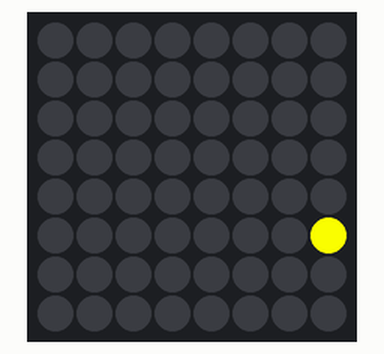
A program run on a simulated Raspberry Pi (BCM pin numbers) with a Sense HAT. On the bench: the Sense HAT's 8×8 RGB LED matrix.

Above: at 0.27 s.
At 0.67 s:
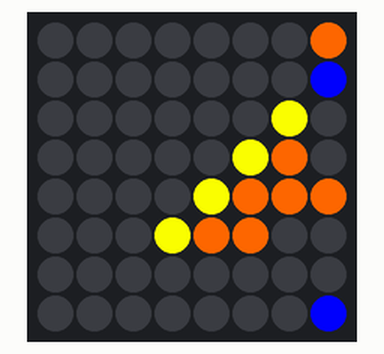
At 1.07 s:
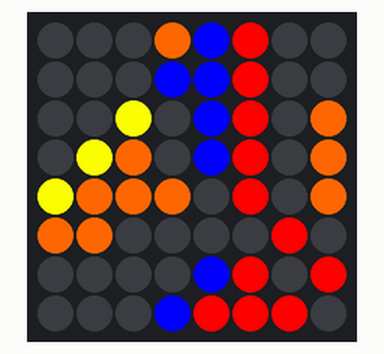
At 2.48 s:
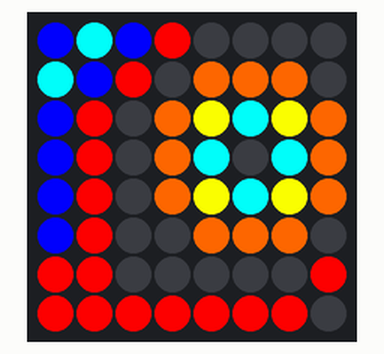
At 3.59 s:
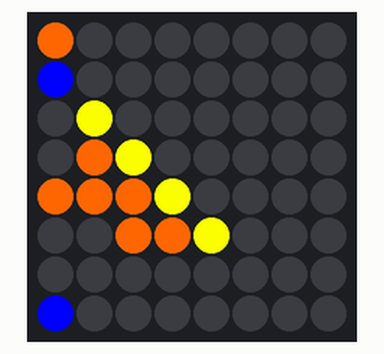
At 4.7 s:
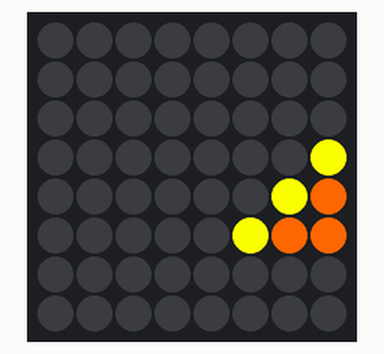

Measured:
- by itself, everything shown: repeats every 4.2 s, in 39 steps

The program:

sense1.py
```python
from sense_hat import SenseHat
import time

from majoras_mask import *

sense = SenseHat()
frames = {
    'frame1':frame1,
'frame2':frame2,
'frame3':frame3,
'frame4':frame4,
'frame5':frame5,
'frame6':frame6,
'frame7':frame7,
'frame8':frame8,
'frame9':frame9,
'frame10':frame10,
'frame11':frame11,
'frame12':frame12,
'frame13':frame13,
'frame14':frame14,
'frame15':frame15,
'frame16':frame16,
'frame17':frame17,
'frame18':frame18,
'frame19':frame19,
'frame20':frame20,
'frame21':frame21,
'frame22':frame22,
'frame23':frame23,
'frame24':frame24,
'frame25':frame25,
'frame26':frame26,
'frame27':frame27,
'frame28':frame28,
'frame29':frame29,
'frame30':frame30,
'frame31':frame31,
'frame32':frame32,
'frame33':frame33,
'frame34':frame34,
'frame35':frame35,
'frame36':frame36,
'frame37':frame37,
'frame38':frame38,
'frame39':frame39,
'frame40':frame40,
'frame41':frame41,
'frame42':frame42
}
framecout = 1
while True:
    sense.set_pixels(frames['frame' + str(framecout)])
    if framecout < 42:
        framecout += 1
    else:
        framecout = 1
    time.sleep(0.1)
```

majoras_mask.py
```python
l = (0,0,0)
b = (0,0,255)
r = (255,0,0)
y = (255,255,0)
o = (255,100,0)
p = (255,0,255)
t = (0,255,255)
e = (0,0,0)

frame1 = [
    e,e,e,e,e,e,e,e,
    e,e,e,e,e,e,e,e,
    e,e,e,e,e,e,e,e,
    e,e,e,e,e,e,e,e,
    e,e,e,e,e,e,e,e,
    e,e,e,e,e,e,e,e,
    e,e,e,e,e,e,e,e,
    e,e,e,e,e,e,e,e,
]

frame2 = [
    e,e,e,e,e,e,e,e,
    e,e,e,e,e,e,e,e,
    e,e,e,e,e,e,e,e,
    e,e,e,e,e,e,e,e,
    e,e,e,e,e,e,e,e,
    e,e,e,e,e,e,e,l,
    e,e,e,e,e,e,e,l,
    e,e,e,e,e,e,e,e,
]

frame3 = [
    e,e,e,e,e,e,e,e,
    e,e,e,e,e,e,e,e,
    e,e,e,e,e,e,e,e,
    e,e,e,e,e,e,e,e,
    e,e,e,e,e,e,e,l,
    e,e,e,e,e,e,l,y,
    e,e,e,e,e,e,l,l,
    e,e,e,e,e,e,e,e,
]

frame4 = [
    e,e,e,e,e,e,e,e,
    e,e,e,e,e,e,e,e,
    e,e,e,e,e,e,e,e,
    e,e,e,e,e,e,e,l,
    e,e,e,e,e,e,l,y,
    e,e,e,e,e,l,y,o,
    e,e,e,e,e,l,l,l,
    e,e,e,e,e,e,e,e,
]

frame5 = [
    e,e,e,e,e,e,e,e,
    e,e,e,e,e,e,e,e,
    e,e,e,e,e,e,e,l,
    e,e,e,e,e,e,l,y,
    e,e,e,e,e,l,y,o,
    e,e,e,e,l,y,o,o,
    e,e,e,e,l,l,l,l,
    e,e,e,e,e,e,e,e,
]

frame6 = [
    e,e,e,e,e,e,e,l,
    e,e,e,e,e,e,e,l,
    e,e,e,e,e,e,l,y,
    e,e,e,e,e,l,y,o,
    e,e,e,e,l,y,o,o,
    e,e,e,l,y,o,o,l,
    e,e,e,l,l,l,l,e,
    e,e,e,e,e,e,e,l,
]

frame7 = [
    e,e,e,e,e,e,l,o,
    e,e,e,e,e,e,l,b,
    e,e,e,e,e,l,y,l,
    e,e,e,e,l,y,o,l,
    e,e,e,l,y,o,o,o,
    e,e,l,y,o,o,l,l,
    e,e,l,l,l,l,e,l,
    e,e,e,e,e,e,l,b,
]

frame8 = [
    e,e,e,e,e,l,o,b,
    e,e,e,e,e,l,b,b,
    e,e,e,e,l,y,l,b,
    e,e,e,l,y,o,l,b,
    e,e,l,y,o,o,o,l,
    e,l,y,o,o,l,l,l,
    e,l,l,l,l,e,l,b,
    e,e,e,e,e,l,b,r,
]

frame9 = [
    e,e,e,e,l,o,b,r,
    e,e,e,e,l,b,b,r,
    e,e,e,l,y,l,b,r,
    e,e,l,y,o,l,b,r,
    e,l,y,o,o,o,l,r,
    l,y,o,o,l,l,l,l,
    l,l,l,l,e,l,b,r,
    e,e,e,e,l,b,r,r,
]

frame10 = [
    e,e,e,l,o,b,r,l,
    e,e,e,l,b,b,r,l,
    e,e,l,y,l,b,r,l,
    e,l,y,o,l,b,r,l,
    l,y,o,o,o,l,r,l,
    y,o,o,l,l,l,l,r,
    l,l,l,e,l,b,r,l,
    e,e,e,l,b,r,r,r,
]

frame11 = [
    e,e,l,o,b,r,l,l,
    e,e,l,b,b,r,l,l,
    e,l,y,l,b,r,l,o,
    l,y,o,l,b,r,l,o,
    y,o,o,o,l,r,l,o,
    o,o,l,l,l,l,r,l,
    l,l,e,l,b,r,l,r,
    e,e,l,b,r,r,r,l,
]

frame12 = [
    e,l,o,b,r,l,l,l,
    e,l,b,b,r,l,l,o,
    l,y,l,b,r,l,o,y,
    y,o,l,b,r,l,o,t,
    o,o,o,l,r,l,o,y,
    o,l,l,l,l,r,l,o,
    l,e,l,b,r,l,r,l,
    e,l,b,r,r,r,l,r,
]

frame13 = [
    l,o,b,r,l,l,l,l,
    l,b,b,r,l,l,o,o,
    y,l,b,r,l,o,y,t,
    o,l,b,r,l,o,t,l,
    o,o,l,r,l,o,y,t,
    l,l,l,l,r,l,o,o,
    e,l,b,r,l,r,l,l,
    l,b,r,r,r,l,r,r,
]

frame14 = [
    o,b,r,l,l,l,l,l,
    b,b,r,l,l,o,o,o,
    l,b,r,l,o,y,t,y,
    l,b,r,l,o,t,l,t,
    o,l,r,l,o,y,t,y,
    l,l,l,r,l,o,o,o,
    l,b,r,l,r,l,l,l,
    b,r,r,r,l,r,r,r,
]

frame15 = [
    b,r,l,l,l,l,l,r,
    b,r,l,l,o,o,o,l,
    b,r,l,o,y,t,y,o,
    b,r,l,o,t,l,t,o,
    l,r,l,o,y,t,y,o,
    l,l,r,l,o,o,o,l,
    b,r,l,r,l,l,l,l,
    r,r,r,l,r,r,r,r,
]

frame16 = [
    r,l,l,l,l,l,r,b,
    r,l,l,o,o,o,l,r,
    r,l,o,y,t,y,o,l,
    r,l,o,t,l,t,o,l,
    r,l,o,y,t,y,o,l,
    l,r,l,o,o,o,l,l,
    r,l,r,l,l,l,l,l,
    r,r,l,r,r,r,r,r,
]

frame17 = [
    l,l,l,l,l,r,b,t,
    l,l,o,o,o,l,r,b,
    l,o,y,t,y,o,l,r,
    l,o,t,l,t,o,l,r,
    l,o,y,t,y,o,l,r,
    r,l,o,o,o,l,l,r,
    l,r,l,l,l,l,l,r,
    r,l,r,r,r,r,r,r,
]

frame18 = [
    l,l,l,l,r,b,t,b,
    l,o,o,o,l,r,b,t,
    o,y,t,y,o,l,r,b,
    o,t,l,t,o,l,r,b,
    o,y,t,y,o,l,r,b,
    l,o,o,o,l,l,r,b,
    r,l,l,l,l,l,r,r,
    l,r,r,r,r,r,r,r,
]

frame19 = [
    l,l,l,r,b,t,b,t,
    o,o,o,l,r,b,t,b,
    y,t,y,o,l,r,b,r,
    t,l,t,o,l,r,b,r,
    y,t,y,o,l,r,b,r,
    o,o,o,l,l,r,b,r,
    l,l,l,l,l,r,r,r,
    r,r,r,r,r,r,r,r,
]

frame20 = [
    l,l,r,b,t,b,t,b,
    o,o,l,r,b,t,b,r,
    t,y,o,l,r,b,r,l,
    l,t,o,l,r,b,r,l,
    t,y,o,l,r,b,r,l,
    o,o,l,l,r,b,r,l,
    l,l,l,l,r,r,r,l,
    r,r,r,r,r,r,r,r,
]

frame21 = [
    l,r,b,t,b,t,b,r,
    o,l,r,b,t,b,r,l,
    y,o,l,r,b,r,l,o,
    t,o,l,r,b,r,l,o,
    y,o,l,r,b,r,l,o,
    o,l,l,r,b,r,l,l,
    l,l,l,r,r,r,l,l,
    r,r,r,r,r,r,r,r,
]

frame22 = [
    r,b,t,b,t,b,r,l,
    l,r,b,t,b,r,l,o,
    o,l,r,b,r,l,o,y,
    o,l,r,b,r,l,o,t,
    o,l,r,b,r,l,o,y,
    l,l,r,b,r,l,l,o,
    l,l,r,r,r,l,l,l,
    r,r,r,r,r,r,r,r,
]

frame23 = [
    b,t,b,t,b,r,l,l,
    r,b,t,b,r,l,o,o,
    l,r,b,r,l,o,y,t,
    l,r,b,r,l,o,t,l,
    l,r,b,r,l,o,y,t,
    l,r,b,r,l,l,o,o,
    l,r,r,r,l,l,l,l,
    r,r,r,r,r,r,r,r,
]

frame24 = [
    t,b,t,b,r,l,l,l,
    b,t,b,r,l,o,o,o,
    r,b,r,l,o,y,t,y,
    r,b,r,l,o,t,l,t,
    r,b,r,l,o,y,t,y,
    r,b,r,l,l,o,o,o,
    r,r,r,l,l,l,l,l,
    r,r,r,r,r,r,r,r,
]

frame25 = [
    b,t,b,r,l,l,l,l,
    t,b,r,l,o,o,o,l,
    b,r,l,o,y,t,y,o,
    b,r,l,o,t,l,t,o,
    b,r,l,o,y,t,y,o,
    b,r,l,l,o,o,o,l,
    r,r,l,l,l,l,l,r,
    r,r,r,r,r,r,r,l,
]

frame26 = [
    t,b,r,l,l,l,l,l,
    b,r,l,o,o,o,l,l,
    r,l,o,y,t,y,o,l,
    r,l,o,t,l,t,o,l,
    r,l,o,y,t,y,o,l,
    r,l,l,o,o,o,l,r,
    r,l,l,l,l,l,r,l,
    r,r,r,r,r,r,l,r,
]

frame27 = [
    b,r,l,l,l,l,l,r,
    r,l,o,o,o,l,l,r,
    l,o,y,t,y,o,l,r,
    l,o,t,l,t,o,l,r,
    l,o,y,t,y,o,l,r,
    l,l,o,o,o,l,r,l,
    l,l,l,l,l,r,l,r,
    r,r,r,r,r,l,r,r,
]

frame28 = [
    r,l,l,l,l,l,r,b,
    l,o,o,o,l,l,r,b,
    o,y,t,y,o,l,r,b,
    o,t,l,t,o,l,r,b,
    o,y,t,y,o,l,r,l,
    l,o,o,o,l,r,l,l,
    l,l,l,l,r,l,r,b,
    r,r,r,r,l,r,r,r,
]

frame29 = [
    l,l,l,l,l,r,b,o,
    o,o,o,l,l,r,b,b,
    y,t,y,o,l,r,b,l,
    t,l,t,o,l,r,b,l,
    y,t,y,o,l,r,l,o,
    o,o,o,l,r,l,l,l,
    l,l,l,r,l,r,b,l,
    r,r,r,l,r,r,r,b,
]

frame30 = [
    l,l,l,l,r,b,o,l,
    o,o,l,l,r,b,b,l,
    t,y,o,l,r,b,l,y,
    l,t,o,l,r,b,l,o,
    t,y,o,l,r,l,o,o,
    o,o,l,r,l,l,l,l,
    l,l,r,l,r,b,l,e,
    r,r,l,r,r,r,b,l,
]

frame31 = [
    l,l,l,r,b,o,l,e,
    o,l,l,r,b,b,l,e,
    y,o,l,r,b,l,y,l,
    t,o,l,r,b,l,o,y,
    y,o,l,r,l,o,o,o,
    o,l,r,l,l,l,l,o,
    l,r,l,r,b,l,e,l,
    r,l,r,r,r,b,l,e,
]

frame32 = [
    l,l,r,b,o,l,e,e,
    l,l,r,b,b,l,e,e,
    o,l,r,b,l,y,l,e,
    o,l,r,b,l,o,y,l,
    o,l,r,l,o,o,o,y,
    l,r,l,l,l,l,o,o,
    r,l,r,b,l,e,l,l,
    l,r,r,r,b,l,e,e,
]

frame33 = [
    l,r,b,o,l,e,e,e,
    l,r,b,b,l,e,e,e,
    l,r,b,l,y,l,e,e,
    l,r,b,l,o,y,l,e,
    l,r,l,o,o,o,y,l,
    r,l,l,l,l,o,o,y,
    l,r,b,l,e,l,l,l,
    r,r,r,b,l,e,e,e,
]

frame34 = [
    r,b,o,l,e,e,e,e,
    r,b,b,l,e,e,e,e,
    r,b,l,y,l,e,e,e,
    r,b,l,o,y,l,e,e,
    r,l,o,o,o,y,l,e,
    l,l,l,l,o,o,y,l,
    r,b,l,e,l,l,l,l,
    r,r,b,l,e,e,e,e,
]

frame35 = [
    b,o,l,e,e,e,e,e,
    b,b,l,e,e,e,e,e,
    b,l,y,l,e,e,e,e,
    b,l,o,y,l,e,e,e,
    l,o,o,o,y,l,e,e,
    l,l,l,o,o,y,l,e,
    b,l,e,l,l,l,l,e,
    r,b,l,e,e,e,e,e,
]

frame36 = [
    o,l,e,e,e,e,e,e,
    b,l,e,e,e,e,e,e,
    l,y,l,e,e,e,e,e,
    l,o,y,l,e,e,e,e,
    o,o,o,y,l,e,e,e,
    l,l,o,o,y,l,e,e,
    l,e,l,l,l,l,e,e,
    b,l,e,e,e,e,e,e,
]

frame37 = [
    l,e,e,e,e,e,e,e,
    l,e,e,e,e,e,e,e,
    y,l,e,e,e,e,e,e,
    o,y,l,e,e,e,e,e,
    o,o,y,l,e,e,e,e,
    l,o,o,y,l,e,e,e,
    e,l,l,l,l,e,e,e,
    l,e,e,e,e,e,e,e,
]

frame38 = [
    e,e,e,e,e,e,e,e,
    e,e,e,e,e,e,e,e,
    l,e,e,e,e,e,e,e,
    y,l,e,e,e,e,e,e,
    o,y,l,e,e,e,e,e,
    o,o,y,l,e,e,e,e,
    l,l,l,l,e,e,e,e,
    e,e,e,e,e,e,e,e,
]

frame39 = [
    e,e,e,e,e,e,e,e,
    e,e,e,e,e,e,e,e,
    e,e,e,e,e,e,e,e,
    l,e,e,e,e,e,e,e,
    y,l,e,e,e,e,e,e,
    o,y,l,e,e,e,e,e,
    l,l,l,e,e,e,e,e,
    e,e,e,e,e,e,e,e,
]

frame40 = [
    e,e,e,e,e,e,e,e,
    e,e,e,e,e,e,e,e,
    e,e,e,e,e,e,e,e,
    e,e,e,e,e,e,e,e,
    l,e,e,e,e,e,e,e,
    y,l,e,e,e,e,e,e,
    l,l,e,e,e,e,e,e,
    e,e,e,e,e,e,e,e,
]

frame41 = [
    e,e,e,e,e,e,e,e,
    e,e,e,e,e,e,e,e,
    e,e,e,e,e,e,e,e,
    e,e,e,e,e,e,e,e,
    e,e,e,e,e,e,e,e,
    l,e,e,e,e,e,e,e,
    l,e,e,e,e,e,e,e,
    e,e,e,e,e,e,e,e,
]

frame42 = [
    e,e,e,e,e,e,e,e,
    e,e,e,e,e,e,e,e,
    e,e,e,e,e,e,e,e,
    e,e,e,e,e,e,e,e,
    e,e,e,e,e,e,e,e,
    e,e,e,e,e,e,e,e,
    e,e,e,e,e,e,e,e,
    e,e,e,e,e,e,e,e,
]
```
